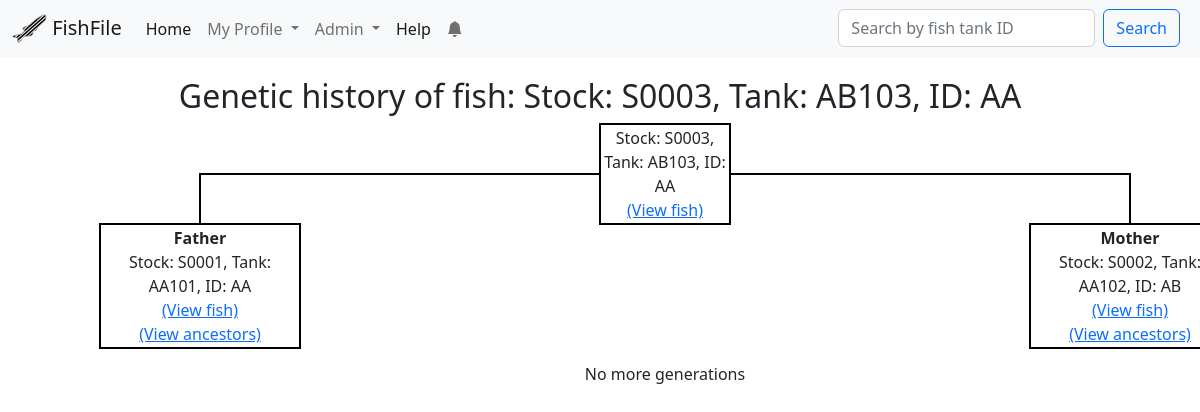
/fish/4/history/ (signed in), run on the app's committed database.
### app/models.py (models this page shows, shortened)
class Fish(db.Model):
    id = db.Column(db.Integer, primary_key=True)
    fish_id = db.Column(db.String(264), index=True)
    tank_id = db.Column(db.String(32), index=True)
    status = db.Column(db.String(32), index=True, default="Alive")
    stock = db.Column(db.String(32), index=True)
    source = db.Column(db.String(32))
    protocol = db.Column(db.Integer, index=True)
    birthday = db.Column(db.Date, index=True)
    date_of_arrival = db.Column(db.Date, index=True)
    months = db.Column(db.Integer, default=0)
    age_reminder = db.Column(db.String(64), default="Not sent")
    mutant_gene = db.Column(db.Text())
    transgenes = db.Column(db.Text())
    cross_type = db.Column(db.String(64))
    comments = db.Column(db.Text())
    added = db.Column(db.DateTime, default=datetime.utcnow)
    father_id = db.Column(db.Integer, db.ForeignKey("fish.id"))
    mother_id = db.Column(db.Integer, db.ForeignKey("fish.id"))
    fathered = db.relationship(
        "Fish", backref=db.backref("father", remote_side=[id]), foreign_keys=[father_id]
    )
    mothered = db.relationship(
        "Fish", backref=db.backref("mother", remote_side=[id]), foreign_keys=[mother_id]
    )
    project_license_holder_id = db.Column(
        db.Integer, db.ForeignKey("user.project_license")
    )
    project_license_holder = db.relationship(
        "User", foreign_keys=[project_license_holder_id], backref="fish_on_license"
    )
    user_code_id = db.Column(db.Integer, db.ForeignKey("user.id"))
    user_code = db.relationship(
        "User", foreign_keys=[user_code_id], backref="users_fish"
    )
    males = db.Column(db.Integer)
    females = db.Column(db.Integer)
    unsexed = db.Column(db.Integer)
    carriers = db.Column(db.Integer)
    total = db.Column(db.Integer)
    links = db.Column(db.Text())
    origin_tank_id = db.Column(db.Integer, db.ForeignKey("fish.id"))
    origin_for = db.relationship(
        "Fish",
        backref=db.backref("origin", remote_side=[id]),
        foreign_keys=[origin_tank_id],
    )
    changes = db.relationship(
        "Change", backref="fish", lazy="dynamic", cascade="all, delete"
    )
    notifications = db.relationship(
        "Notification", backref="fish", lazy="dynamic", cascade="all, delete"
    )
    reminders = db.relationship(
        "Reminder", backref="fish", lazy="dynamic", cascade="all, delete"
    )
    alleles = db.relationship(
        "Allele", backref="fish", lazy="dynamic", cascade="all, delete"
    )
    photos = db.relationship(
        "Photo", backref="fish", lazy="dynamic", cascade="all, delete"
    )
    system = db.Column(db.String(64), default="New")
    old_code = db.Column(db.String(64))
    old_license = db.Column(db.String(64))
    old_mID = db.Column(db.String(64))
    old_mStock = db.Column(db.String(64))
    old_fID = db.Column(db.String(64))
    old_fStock = db.Column(db.String(64))
    old_birthday = db.Column(db.String(64))
    old_arrival = db.Column(db.String(64))
    old_allele = db.Column(db.String(64))
    def __repr__(self):
        return f"Stock: {self.stock}, Tank: {self.tank_id}, ID: {self.fish_id}"
    def get_ancestors(self, generation, relation=None):
        ancestors = []
        ancestors.append({"fish": self, "relation": relation, "level": generation})
        generation += 1
        if self.father is not None:
            ancestors = ancestors + self.father.get_ancestors(generation, "Father")
        if self.mother is not None:
            ancestors = ancestors + self.mother.get_ancestors(generation, "Mother")
        ancestors = sorted(ancestors, key=lambda x: x["level"])
        return ancestors

### app/main/routes.py (the view)
@bp.route("/fish/<id>/history/")
@login_required
@requires_roles("User", "Researcher", "Admin", "Owner")
def fishhistory(id):
    fish = Fish.query.filter_by(id=id).first_or_404()
    ancestors = fish.get_ancestors(0)
    generations = max(ancestors, key=lambda x: x["level"])["level"]
    return render_template(
        "fishhistory.html",
        fish=fish,
        generations=generations,
        current_generation=0,
        title="Family Tree",
    )

### app/main/forms.py
class SimpleSearch(FlaskForm):
    search = StringField("Search by fish tank ID", validators=[DataRequired()])
    submit = SubmitField("Search")
    def __init__(self, *args, **kwargs):
        if "formdata" not in kwargs:
            kwargs["formdata"] = request.args
        if "csrf_enabled" not in kwargs:
            kwargs["csrf_enabled"] = False
        super(SimpleSearch, self).__init__(*args, **kwargs)

class EmptyForm(FlaskForm):
    submit = SubmitField("Submit")

### app/main/routes.py (called while the page is built)
@bp.before_request
def before_request():
    if current_user.is_authenticated:
        current_user.last_seen = datetime.utcnow()
        db.session.commit()
        g.search_form = SimpleSearch()
        g.clearNotifsForm = EmptyForm()

### app/models.py (called while the page is built)
@login.user_loader
def load_user(id):
    return User.query.get(int(id))

def requires_roles(*roles):
    def wrapper(f):
        @wraps(f)
        def wrapped(*args, **kwargs):
            if current_app.testing == True:
                return f(*args, **kwargs)
            if current_user.role not in roles:
                abort(403)
            return f(*args, **kwargs)
        return wrapped
    return wrapper

    def isOwner(self):
        return self.role == "Owner"

    def isAdmin(self):
        return self.role in ("Admin", "Owner")

    def new_notifications(self):
        last_read_time = self.last_notification_read_time or datetime(1900, 1, 1)
        return (
            Notification.query.filter_by(user=self)
            .filter(Notification.time > last_read_time)
            .count()
        )

### app/templates/fishhistory.html (shortened to what this page needs)
{% extends "base.html" %}
{% block content %}
<h2>Genetic history of fish: {{fish}}</h2>
<div id = "familyTree">
    <table>
        <tr>
            <td colspan="6"></td>
            <td></td>
            <td></td>
            <td colspan="5"></td>
            <td colspan="4"class = "fishCell" rowspan="2">{{fish}}<br><a href = "{{url_for('main.fish', id=fish.id)}}">(View fish)</a></td>
            <td colspan="5"></td>
            <td></td>
            <td></td>
        </tr>
        {%if generations > 0%}
            <tr>
                <td colspan="7"></td>
                <td class="horizontalFather" colspan="7"><b></b><br></td>
                <td class="horizontalMother" colspan="6"><b></b><br></td>
                <td colspan="7"></td>
            </tr>
            <tr>
                <td colspan="2" ></td>
                {% if fish.father %}
                    <td colspan="2" rowspan="2" class = "fishCell"><b>Father</b><br>{{fish.father}}<br><a href="{{url_for('main.fish', id=fish.father.id)}}">(View fish)</a><br><a href="{{url_for('main.fishhistory', id=fish.father.id)}}">(View ancestors)</a></td>
                {%else%}
                    <td colspan="2" rowspan="2" class = "fishCell"><b>Father</b><br>None</td>
                {%endif%}
                <td colspan="2" ></td>
                <td></td>
                <td></td>
                <td colspan="6"></td>
                <td></td>
                <td></td>
                <td colspan="2" ></td>
                {%if fish.mother %}
                    <td colspan="2" rowspan="2" class = "fishCell"><b>Mother</b><br>{{fish.mother}}<br><a href="{{url_for('main.fish', id=fish.mother.id)}}">(View fish)</a><br><a href="{{url_for('main.fishhistory', id=fish.motherid)}}">(View ancestors)</a></td>
                {%else%}
                    <td colspan="2" rowspan="2" class = "fishCell"><b>Mother</b><br>None</td>
                {%endif%}
            </tr>
        {%endif%}
        {%if generations >2 %}
        <tr>
            <td colspan="2"></td>
            <td colspan="2"></td>
            <td colspan="2"></td>
            <td colspan="2"></td>
            <td colspan="2"></td>
            <td colspan="1"></td>
            <td colspan="3"></td>
            <td colspan="2"></td>
            <td colspan="2"></td>
            <td colspan="2"></td>
            <td colspan="2"></td>
        </tr>
        <tr>
            <td colspan="2" rowspan="2"  class = "fishCell"><b>Father</b><br>{%if fish.father %}{% if fish.father.father %}{% if fish.father.father.father %}{{fish.father.father.father}}<br><a href="{{url_for('main.fish', id=fish.father.father.father.id)}}">(View fish)</a><br><a href="{{url_for('main.fishhistory', id=fish.father.father.father.id)}}">(View ancestors)</a>{%else%}None{%endif%}{%else%}None{%endif%}{%else%}None{%endif%}</td>
            <td colspan="2" ></td>
            <td colspan="2" rowspan="2"  class = "fishCell"><b>Mother</b><br>{%if fish.father %}{% if fish.father.father %}{% if fish.father.father.mother %}{{fish.father.father.mother}}<br><a href="{{url_for('main.fish', id=fish.father.father.mother.id)}}">(View fish)</a><br><a href="{{url_for('main.fishhistory', id=fish.father.father.mother.id)}}">(View ancestors)</a>{%else%}None{%endif%}{%else%}None{%endif%}{%else%}None{%endif%}</td>
            <td colspan="2" ></td>
            <td colspan="2"  rowspan="2" class = "fishCell"><b>Father</b><br>{%if fish.father %}{% if fish.father.mother %}{% if fish.father.mother.father %}{{fish.father.mother.father}}<br><a href="{{url_for('main.fish', id=fish.father.mother.father.id)}}">(View fish)</a><br><a href="{{url_for('main.fishhistory', id=fish.father.mother.father.id)}}">(View ancestors)</a>{%else%}None{%endif%}{%else%}None{%endif%}{%else%}None{%endif%}</td>
            <td colspan="2" ></td>
            <td colspan="2" rowspan="2"  class = "fishCell"><b>Mother</b><br>{%if fish.father %}{% if fish.father.mother %}{% if fish.father.mother.mother%}{{fish.father.mother.mother}}<br><a href="{{url_for('main.fish', id=fish.father.mother.mother.id)}}">(View fish)</a><br><a href="{{url_for('main.fishhistory', id=fish.father.mother.mother.id)}}">(View ancestors)</a>{%else%}None{%endif%}{%else%}None{%endif%}{%else%}None{%endif%}</td>
            <td colspan="2" ></td>
            <td colspan="2"  rowspan="2" class = "fishCell"><b>Father</b><br>{%if fish.mother %}{% if fish.mother.father %}{% if fish.mother.father.father%}{{fish.mother.father.father}}<br><a href="{{url_for('main.fish', id=fish.mother.father.father.id)}}">(View fish)</a><br><a href="{{url_for('main.fishhistory', id=fish.mother.father.father.id)}}">(View ancestors)</a>{%else%}None{%endif%}{%else%}None{%endif%}{%else%}None{%endif%}</td>
            <td colspan="2" ></td>
            <td colspan="2"  rowspan="2" class = "fishCell"><b>Mother</b><br>{%if fish.mother %}{% if fish.mother.father %}{% if fish.mother.father.mother %}{{fish.mother.father.mother}}<br><a href="{{url_for('main.fish', id=fish.mother.father.mother.id)}}">(View fish)</a><br><a href="{{url_for('main.fishhistory', id=fish.mother.father.mother.id)}}">(View ancestors)</a>{%else%}None{%endif%}{%else%}None{%endif%}{%else%}None{%endif%}</td>
            <td colspan="2" ></td>
            <td colspan="2" rowspan="2" class = "fishCell"><b>Father</b><br>{%if fish.mother %}{% if fish.mother.mother %}{% if fish.mother.mother.father %}{{fish.mother.mother.father}}<br><a href="{{url_for('main.fish', id=fish.mother.mother.father.id)}}">(View fish)</a><br><a href="{{url_for('main.fishhistory', id=fish.mother.mother.father.id)}}">(View ancestors)</a>{%else%}None{%endif%}{%else%}None{%endif%}{%else%}None{%endif%}</td>
            <td colspan="2" ></td>
            <td colspan="2" rowspan="2" class = "fishCell"><b>Mother</b><br>{%if fish.mother %}{% if fish.mother.mother %}{% if fish.mother.mother.mother %}{{fish.mother.mother.mother}}<br><a href="{{url_for('main.fish', id=fish.mother.mother.mother.id)}}">(View fish)</a><br><a href="{{url_for('main.fishhistory', id=fish.mother.mother.mother.id)}}">(View ancestors)</a>{%else%}None{%endif%}{%else%}None{%endif%}{%else%}None{%endif%}}</td>
        </tr>
        <tr></tr>
        {%else%}
        <tr></tr>
        <tr><td colspan ="30">No more generations</td></tr>
        {%endif%}
    </table>
</div>
{%endblock%}

### app/static/styles/style.css (style rules this page uses)
#familyTree { margin: auto; overflow-x: scroll; text-align: center; }
#familyTree table { margin: auto; }
#familyTree td { text-align: center; width: 100px; min-width: 100px; }
#familyTree tr { height: 50px; }
#familyTree .horizontalFather { border-top:2px solid black; border-left:2px solid black; }
#familyTree .horizontalMother { border-top:2px solid black; border-right:2px solid black; }
#familyTree .fishCell { border:2px solid black; min-width:130px; }

### data on the page
Fish: stock+tank+fish "Stock: S0003, Tank: AB103, ID: AA"
Fish: father "Stock: S0001, Tank: AA101, ID: AA"
Fish: mother "Stock: S0002, Tank: AA102, ID: AB"

### other printed values
{{ config["WEBSITE_NAME"] }} "FishFile"
